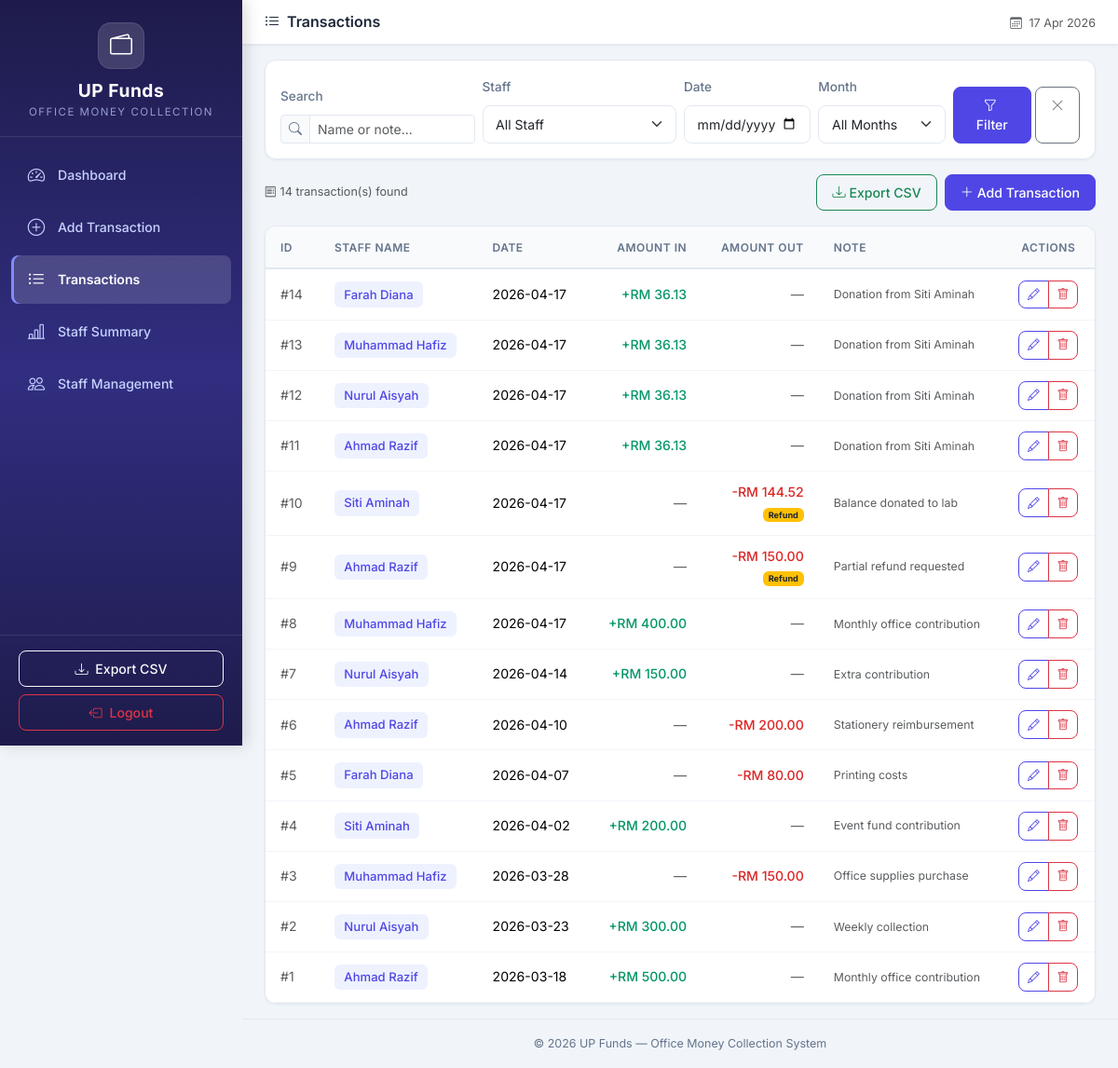
The page /transactions (signed in) on the database its author committed.
### tables this page shows
CREATE TABLE cash_records (
            id INTEGER PRIMARY KEY AUTOINCREMENT,
            staff_id INTEGER,
            record_date DATE NOT NULL,
            amount_in REAL DEFAULT 0.00,
            amount_out REAL DEFAULT 0.00,
            expense_type TEXT DEFAULT 'shared',
            note TEXT DEFAULT '',
            created_at TIMESTAMP DEFAULT CURRENT_TIMESTAMP,
            updated_at TIMESTAMP DEFAULT CURRENT_TIMESTAMP,
            FOREIGN KEY (staff_id) REFERENCES staff(id)
        );

CREATE TABLE staff (
            id INTEGER PRIMARY KEY AUTOINCREMENT,
            name TEXT NOT NULL,
            is_active INTEGER DEFAULT 1,
            created_at TIMESTAMP DEFAULT CURRENT_TIMESTAMP
        );

### app.py (the view)
@app.route('/transactions')
def transactions():
    conn = get_db_connection()
    staff_filter = request.args.get('staff', '')
    date_filter = request.args.get('date', '')
    month_filter = request.args.get('month', '')
    search_query = request.args.get('search', '')
    query = '''
        SELECT cr.*, s.name as staff_name
        FROM cash_records cr
        LEFT JOIN staff s ON cr.staff_id = s.id
        WHERE 1=1
    '''
    params = []
    if staff_filter:
        query += ' AND cr.staff_id = ?'
        params.append(staff_filter)
    if date_filter:
        query += ' AND cr.record_date = ?'
        params.append(date_filter)
    if month_filter:
        query += " AND strftime('%Y-%m', cr.record_date) = ?"
        params.append(month_filter)
    if search_query:
        query += ' AND (s.name LIKE ? OR cr.note LIKE ?)'
        params.extend([f'%{search_query}%', f'%{search_query}%'])
    query += ' ORDER BY cr.record_date DESC, cr.id DESC'
    records = conn.execute(query, params).fetchall()
    staff_list = conn.execute('SELECT * FROM staff ORDER BY name').fetchall()
    months = conn.execute('''
        SELECT DISTINCT strftime('%Y-%m', record_date) as month
        FROM cash_records
        ORDER BY month DESC
    ''').fetchall()
    conn.close()
    return render_template('transactions.html',
                           records=records,
                           staff_list=staff_list,
                           months=months,
                           staff_filter=staff_filter,
                           date_filter=date_filter,
                           month_filter=month_filter,
                           search_query=search_query)

### app.py (called while the page is built)
@app.context_processor
def inject_now():
    is_admin = session.get('role') == 'admin'
    return {'now': datetime.now(), 'is_admin': is_admin}

### database.py (called while the page is built)
def get_db_connection():
    conn = sqlite3.connect(DATABASE_PATH)
    conn.row_factory = sqlite3.Row  # Access columns by name
    conn.execute("PRAGMA foreign_keys = ON")  # Enable foreign key support
    return conn

### templates/transactions.html (shortened to what this page needs)
{% extends 'base.html' %}
{% block page_title %}
    <i class="bi bi-list-ul me-2"></i>Transactions
{% endblock %}
{% block content %}
<div class="card content-card mb-3">
    <div class="card-body">
        <form method="GET" action="{{ url_for('transactions') }}" class="row g-2 align-items-end">
            <div class="col-md-3">
                <label class="form-label small fw-medium">Search</label>
                <div class="input-group input-group-sm">
                    <span class="input-group-text"><i class="bi bi-search"></i></span>
                    <input type="text" class="form-control" name="search"
                           placeholder="Name or note..." value="{{ search_query }}">
                </div>
            </div>
            <div class="col-md-3">
                <label class="form-label small fw-medium">Staff</label>
                <select class="form-select form-select-sm" name="staff">
                    <option value="">All Staff</option>
                </select>
            </div>
            <div class="col-md-2">
                <label class="form-label small fw-medium">Date</label>
                <input type="date" class="form-control form-control-sm" name="date" value="{{ date_filter }}">
            </div>
            <div class="col-md-2">
                <label class="form-label small fw-medium">Month</label>
                <select class="form-select form-select-sm" name="month">
                    <option value="">All Months</option>
                </select>
            </div>
            <div class="col-md-2 d-flex gap-1">
                <button type="submit" class="btn btn-primary btn-sm flex-fill">
                    <i class="bi bi-funnel me-1"></i>Filter
                </button>
                <a href="{{ url_for('transactions') }}" class="btn btn-outline-secondary btn-sm">
                    <i class="bi bi-x-lg"></i>
                </a>
            </div>
        </form>
    </div>
</div>
<div class="d-flex justify-content-between align-items-center mb-3">
    <span class="text-muted small">
        <i class="bi bi-receipt me-1"></i>{{ records|length }} transaction(s) found
    </span>
    <div class="d-flex gap-2">
        <a href="{{ url_for('export_csv') }}" class="btn btn-outline-success btn-sm">
            <i class="bi bi-download me-1"></i>Export CSV
        </a>
        {% if is_admin %}
        <a href="{{ url_for('add_transaction') }}" class="btn btn-primary btn-sm">
            <i class="bi bi-plus-lg me-1"></i>Add Transaction
        </a>
        {% endif %}
    </div>
</div>
<div class="card content-card">
    <div class="card-body p-0">
        {% if records %}
        <div class="table-responsive">
            <table class="table table-hover mb-0" id="transactionsTable">
                <thead>
                    <tr>
                        <th>ID</th>
                        <th>Staff Name</th>
                        <th>Date</th>
                        <th class="text-end">Amount In</th>
                        <th class="text-end">Amount Out</th>
                        <th>Note</th>
                        {% if is_admin %}
                        <th class="text-center">Actions</th>
                        {% endif %}
                    </tr>
                </thead>
                <tbody>
                    {% for record in records %}
                    <tr>
                        <td class="text-muted">#{{ record['id'] }}</td>
                        <td>
                            {% if record['staff_name'] %}
                                <span class="staff-badge">{{ record['staff_name'] }}</span>
                            {% else %}
                                <span class="badge bg-secondary">External Lab Expense</span>
                            {% endif %}
                        </td>
                        <td>{{ record['record_date'] }}</td>
                        <td class="text-end">
                            {% if record['amount_in'] > 0 %}
                                <span class="amount-in fw-medium">+RM {{ "%.2f"|format(record['amount_in']) }}</span>
                            {% else %}
                                <span class="text-muted">—</span>
                            {% endif %}
                        </td>
                        <td class="text-end">
                            {% if record['amount_out'] > 0 %}
                                <span class="amount-out fw-medium">-RM {{ "%.2f"|format(record['amount_out']) }}</span>
                                {% if record['expense_type'] == 'personal' %}
                                    <br><span class="badge bg-warning text-dark" style="font-size: 0.65em;">Refund</span>
                                {% endif %}
                            {% else %}
                                <span class="text-muted">—</span>
                            {% endif %}
                        </td>
                        <td class="text-muted small">{{ record['note'][:40] }}{{ '...' if record['note']|length > 40 }}</td>
                        {% if is_admin %}
                        <td class="text-center">
                            <div class="btn-group btn-group-sm">
                                <a href="{{ url_for('edit_transaction', id=record['id']) }}"
                                   class="btn btn-outline-primary" title="Edit">
                                    <i class="bi bi-pencil"></i>
                                </a>
                                <button type="button" class="btn btn-outline-danger"
                                        title="Delete"
                                        onclick="confirmDelete({{ record['id'] }}, '{{ record['staff_name'] }}')">
                                    <i class="bi bi-trash"></i>
                                </button>
                            </div>
                        </td>
                        {% endif %}
                    </tr>
                    {% endfor %}
                </tbody>
            </table>
        </div>
        {% endif %}
    </div>
</div>
{% endblock %}

### static/css/style.css (style rules this page uses)
:root { --primary: #4f46e5; --primary-light: #6366f1; --primary-dark: #3730a3; --primary-bg: #eef2ff; --sidebar-bg: linear-gradient(180deg, #1e1b4b 0%, #312e81 50%, #1e1b4b 100%); --sidebar-width: 260px; --sidebar-text: #c7d2fe; --sidebar-active: #ffffff; --sidebar-hover-bg: rgba(255, 255, 255, 0.08); --sidebar-active-bg: rgba(255, 255, 255, 0.15); --card-green: linear-gradient(135deg, #059669, #10b981); --card-red: linear-gradient(135deg, #dc2626, #ef4444); --card-blue: linear-gradient(135deg, #2563eb, #3b82f6); --card-purple: linear-gradient(135deg, #7c3aed, #8b5cf6); --body-bg: #f1f5f9; --content-bg: #ffffff; --text-primary: #1e293b; --text-secondary: #64748b; --border-color: #e2e8f0; --shadow-sm: 0 1px 3px rgba(0, 0, 0, 0.06); --shadow-md: 0 4px 12px rgba(0, 0, 0, 0.08); --shadow-lg: 0 10px 25px rgba(0, 0, 0, 0.1); --radius: 12px; --radius-sm: 8px; --transition: all 0.2s ease; }
* { margin: 0; padding: 0; box-sizing: border-box; }
body { font-family: 'Inter', -apple-system, BlinkMacSystemFont, 'Segoe UI', Roboto, sans-serif; background-color: var(--body-bg); color: var(--text-primary); font-size: 0.9rem; line-height: 1.6; overflow-x: hidden; }
.content-card { border: 1px solid var(--border-color); border-radius: var(--radius); box-shadow: var(--shadow-sm); background: var(--content-bg); transition: var(--transition); overflow: hidden; }
.table { font-size: 0.88rem; }
.table thead th { background: #f8fafc; border-bottom: 2px solid var(--border-color); font-weight: 600; color: var(--text-secondary); text-transform: uppercase; font-size: 0.75rem; letter-spacing: 0.5px; padding: 0.8rem 1rem; white-space: nowrap; }
.table tbody td { padding: 0.7rem 1rem; vertical-align: middle; border-bottom: 1px solid #f1f5f9; }
.staff-badge { display: inline-block; padding: 0.2rem 0.65rem; background: var(--primary-bg); color: var(--primary); border-radius: 6px; font-weight: 500; font-size: 0.82rem; }
.amount-in { color: #059669; font-weight: 500; }
.amount-out { color: #dc2626; font-weight: 500; }
.form-control, .form-select { border-radius: var(--radius-sm); border-color: var(--border-color); padding: 0.55rem 0.85rem; font-size: 0.88rem; transition: var(--transition); }
.input-group-text { border-radius: var(--radius-sm); background: #f8fafc; border-color: var(--border-color); font-size: 0.85rem; color: var(--text-secondary); }
.form-label { font-size: 0.85rem; color: var(--text-secondary); }
.btn { border-radius: var(--radius-sm); font-weight: 500; font-size: 0.88rem; transition: var(--transition); padding: 0.5rem 1rem; }
.btn-primary { background: var(--primary); border-color: var(--primary); }
.btn-outline-primary { color: var(--primary); border-color: var(--primary); }
.btn-group-sm .btn { padding: 0.3rem 0.55rem; font-size: 0.8rem; }
.summary-card, .content-card { animation: fadeInUp 0.4s ease forwards; }

### rows shown on the page
cash_records: id "14", staff_name "Farah Diana", record_date "2026-04-17", amount_in "36.13", note "Donation from Siti Aminah"
cash_records: id "13", staff_name "Muhammad Hafiz", record_date "2026-04-17", amount_in "36.13", note "Donation from Siti Aminah"
cash_records: id "12", staff_name "Nurul Aisyah", record_date "2026-04-17", amount_in "36.13", note "Donation from Siti Aminah"
cash_records: id "11", staff_name "Ahmad Razif", record_date "2026-04-17", amount_in "36.13", note "Donation from Siti Aminah"
cash_records: id "10", staff_name "Siti Aminah", record_date "2026-04-17", amount_out "144.52", expense_type "Refund", note "Balance donated to lab"
cash_records: id "9", staff_name "Ahmad Razif", record_date "2026-04-17", amount_out "150.00", expense_type "Refund", note "Partial refund requested"
cash_records: id "8", staff_name "Muhammad Hafiz", record_date "2026-04-17", amount_in "400.00", note "Monthly office contribution"
cash_records: id "7", staff_name "Nurul Aisyah", record_date "2026-04-14", amount_in "150.00", note "Extra contribution"
cash_records: id "6", staff_name "Ahmad Razif", record_date "2026-04-10", amount_out "200.00", note "Stationery reimbursement"
cash_records: id "5", staff_name "Farah Diana", record_date "2026-04-07", amount_out "80.00", note "Printing costs"
cash_records: id "4", staff_name "Siti Aminah", record_date "2026-04-02", amount_in "200.00", note "Event fund contribution"
cash_records: id "3", staff_name "Muhammad Hafiz", record_date "2026-03-28", amount_out "150.00", note "Office supplies purchase"
cash_records: id "2", staff_name "Nurul Aisyah", record_date "2026-03-23", amount_in "300.00", note "Weekly collection"
cash_records: id "1", staff_name "Ahmad Razif", record_date "2026-03-18", amount_in "500.00", note "Monthly office contribution"

### other values the page prints
{{ records|length }} "14"
